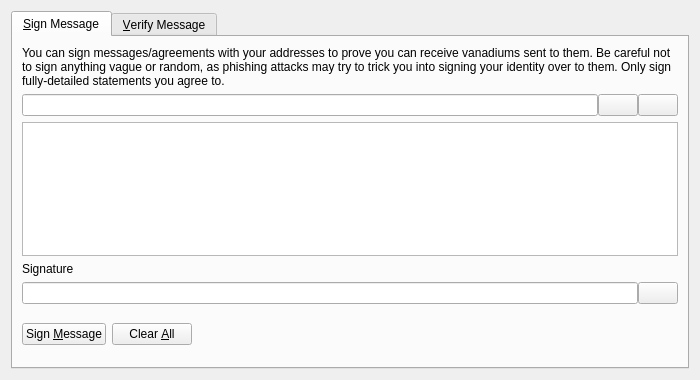
<?xml version="1.0" encoding="UTF-8"?>
<ui version="4.0">
 <class>SignVerifyMessageDialog</class>
 <widget class="QDialog" name="SignVerifyMessageDialog">
  <property name="geometry">
   <rect>
    <x>0</x>
    <y>0</y>
    <width>700</width>
    <height>380</height>
   </rect>
  </property>
  <property name="windowTitle">
   <string>Signatures - Sign / Verify a Message</string>
  </property>
  <property name="modal">
   <bool>true</bool>
  </property>
  <layout class="QVBoxLayout" name="verticalLayout">
   <item>
    <widget class="QTabWidget" name="tabWidget">
     <property name="currentIndex">
      <number>0</number>
     </property>
     <widget class="QWidget" name="tabSignMessage">
      <attribute name="title">
       <string>&amp;Sign Message</string>
      </attribute>
      <layout class="QVBoxLayout" name="verticalLayout_SM">
       <item>
        <widget class="QLabel" name="infoLabel_SM">
         <property name="text">
          <string>You can sign messages/agreements with your addresses to prove you can receive vanadiums sent to them. Be careful not to sign anything vague or random, as phishing attacks may try to trick you into signing your identity over to them. Only sign fully-detailed statements you agree to.</string>
         </property>
         <property name="textFormat">
          <enum>Qt::PlainText</enum>
         </property>
         <property name="wordWrap">
          <bool>true</bool>
         </property>
        </widget>
       </item>
       <item>
        <layout class="QHBoxLayout" name="horizontalLayout_1_SM">
         <property name="spacing">
          <number>0</number>
         </property>
         <item>
          <widget class="QValidatedLineEdit" name="addressIn_SM">
           <property name="toolTip">
            <string>The Vanadium address to sign the message with</string>
           </property>
          </widget>
         </item>
         <item>
          <widget class="QPushButton" name="addressBookButton_SM">
           <property name="toolTip">
            <string>Choose previously used address</string>
           </property>
           <property name="text">
            <string/>
           </property>
           <property name="icon">
            <iconset resource="../bitcoin.qrc">
             <normaloff>:/icons/address-book</normaloff>:/icons/address-book</iconset>
           </property>
           <property name="shortcut">
            <string>Alt+A</string>
           </property>
           <property name="autoDefault">
            <bool>false</bool>
           </property>
          </widget>
         </item>
         <item>
          <widget class="QPushButton" name="pasteButton_SM">
           <property name="toolTip">
            <string>Paste address from clipboard</string>
           </property>
           <property name="text">
            <string/>
           </property>
           <property name="icon">
            <iconset resource="../bitcoin.qrc">
             <normaloff>:/icons/editpaste</normaloff>:/icons/editpaste</iconset>
           </property>
           <property name="shortcut">
            <string>Alt+P</string>
           </property>
           <property name="autoDefault">
            <bool>false</bool>
           </property>
          </widget>
         </item>
        </layout>
       </item>
       <item>
        <widget class="QPlainTextEdit" name="messageIn_SM">
         <property name="toolTip">
          <string>Enter the message you want to sign here</string>
         </property>
        </widget>
       </item>
       <item>
        <widget class="QLabel" name="signatureLabel_SM">
         <property name="text">
          <string>Signature</string>
         </property>
         <property name="textFormat">
          <enum>Qt::PlainText</enum>
         </property>
        </widget>
       </item>
       <item>
        <layout class="QHBoxLayout" name="horizontalLayout_2_SM">
         <property name="spacing">
          <number>0</number>
         </property>
         <item>
          <widget class="QLineEdit" name="signatureOut_SM">
           <property name="font">
            <font>
             <italic>true</italic>
            </font>
           </property>
           <property name="readOnly">
            <bool>true</bool>
           </property>
          </widget>
         </item>
         <item>
          <widget class="QPushButton" name="copySignatureButton_SM">
           <property name="toolTip">
            <string>Copy the current signature to the system clipboard</string>
           </property>
           <property name="text">
            <string/>
           </property>
           <property name="icon">
            <iconset resource="../bitcoin.qrc">
             <normaloff>:/icons/editcopy</normaloff>:/icons/editcopy</iconset>
           </property>
           <property name="autoDefault">
            <bool>false</bool>
           </property>
          </widget>
         </item>
        </layout>
       </item>
       <item>
        <layout class="QHBoxLayout" name="horizontalLayout_3_SM">
         <item>
          <widget class="QPushButton" name="signMessageButton_SM">
           <property name="toolTip">
            <string>Sign the message to prove you own this Vanadium address</string>
           </property>
           <property name="text">
            <string>Sign &amp;Message</string>
           </property>
           <property name="icon">
            <iconset resource="../bitcoin.qrc">
             <normaloff>:/icons/edit</normaloff>:/icons/edit</iconset>
           </property>
           <property name="autoDefault">
            <bool>false</bool>
           </property>
          </widget>
         </item>
         <item>
          <widget class="QPushButton" name="clearButton_SM">
           <property name="toolTip">
            <string>Reset all sign message fields</string>
           </property>
           <property name="text">
            <string>Clear &amp;All</string>
           </property>
           <property name="icon">
            <iconset resource="../bitcoin.qrc">
             <normaloff>:/icons/remove</normaloff>:/icons/remove</iconset>
           </property>
           <property name="autoDefault">
            <bool>false</bool>
           </property>
          </widget>
         </item>
         <item>
          <spacer name="horizontalSpacer_1_SM">
           <property name="orientation">
            <enum>Qt::Horizontal</enum>
           </property>
           <property name="sizeHint" stdset="0">
            <size>
             <width>40</width>
             <height>48</height>
            </size>
           </property>
          </spacer>
         </item>
         <item>
          <widget class="QLabel" name="statusLabel_SM">
           <property name="font">
            <font>
             <weight>75</weight>
             <bold>true</bold>
            </font>
           </property>
           <property name="text">
            <string/>
           </property>
           <property name="wordWrap">
            <bool>true</bool>
           </property>
          </widget>
         </item>
         <item>
          <spacer name="horizontalSpacer_2_SM">
           <property name="orientation">
            <enum>Qt::Horizontal</enum>
           </property>
           <property name="sizeHint" stdset="0">
            <size>
             <width>40</width>
             <height>48</height>
            </size>
           </property>
          </spacer>
         </item>
        </layout>
       </item>
      </layout>
     </widget>
     <widget class="QWidget" name="tabVerifyMessage">
      <attribute name="title">
       <string>&amp;Verify Message</string>
      </attribute>
      <layout class="QVBoxLayout" name="verticalLayout_VM">
       <item>
        <widget class="QLabel" name="infoLabel_VM">
         <property name="text">
          <string>Enter the receiver's address, message (ensure you copy line breaks, spaces, tabs, etc. exactly) and signature below to verify the message. Be careful not to read more into the signature than what is in the signed message itself, to avoid being tricked by a man-in-the-middle attack. Note that this only proves the signing party receives with the address, it cannot prove sendership of any transaction!</string>
         </property>
         <property name="textFormat">
          <enum>Qt::PlainText</enum>
         </property>
         <property name="alignment">
          <set>Qt::AlignLeading|Qt::AlignLeft|Qt::AlignTop</set>
         </property>
         <property name="wordWrap">
          <bool>true</bool>
         </property>
        </widget>
       </item>
       <item>
        <layout class="QHBoxLayout" name="horizontalLayout_1_VM">
         <property name="spacing">
          <number>0</number>
         </property>
         <item>
          <widget class="QValidatedLineEdit" name="addressIn_VM">
           <property name="toolTip">
            <string>The Vanadium address the message was signed with</string>
           </property>
          </widget>
         </item>
         <item>
          <widget class="QPushButton" name="addressBookButton_VM">
           <property name="toolTip">
            <string>Choose previously used address</string>
           </property>
           <property name="text">
            <string/>
           </property>
           <property name="icon">
            <iconset resource="../bitcoin.qrc">
             <normaloff>:/icons/address-book</normaloff>:/icons/address-book</iconset>
           </property>
           <property name="shortcut">
            <string>Alt+A</string>
           </property>
           <property name="autoDefault">
            <bool>false</bool>
           </property>
          </widget>
         </item>
        </layout>
       </item>
       <item>
        <widget class="QPlainTextEdit" name="messageIn_VM"/>
       </item>
       <item>
        <widget class="QValidatedLineEdit" name="signatureIn_VM"/>
       </item>
       <item>
        <layout class="QHBoxLayout" name="horizontalLayout_2_VM">
         <item>
          <widget class="QPushButton" name="verifyMessageButton_VM">
           <property name="toolTip">
            <string>Verify the message to ensure it was signed with the specified Vanadium address</string>
           </property>
           <property name="text">
            <string>Verify &amp;Message</string>
           </property>
           <property name="icon">
            <iconset resource="../bitcoin.qrc">
             <normaloff>:/icons/transaction_0</normaloff>:/icons/transaction_0</iconset>
           </property>
           <property name="autoDefault">
            <bool>false</bool>
           </property>
          </widget>
         </item>
         <item>
          <widget class="QPushButton" name="clearButton_VM">
           <property name="toolTip">
            <string>Reset all verify message fields</string>
           </property>
           <property name="text">
            <string>Clear &amp;All</string>
           </property>
           <property name="icon">
            <iconset resource="../bitcoin.qrc">
             <normaloff>:/icons/remove</normaloff>:/icons/remove</iconset>
           </property>
           <property name="autoDefault">
            <bool>false</bool>
           </property>
          </widget>
         </item>
         <item>
          <spacer name="horizontalSpacer_1_VM">
           <property name="orientation">
            <enum>Qt::Horizontal</enum>
           </property>
           <property name="sizeHint" stdset="0">
            <size>
             <width>40</width>
             <height>48</height>
            </size>
           </property>
          </spacer>
         </item>
         <item>
          <widget class="QLabel" name="statusLabel_VM">
           <property name="font">
            <font>
             <weight>75</weight>
             <bold>true</bold>
            </font>
           </property>
           <property name="text">
            <string/>
           </property>
           <property name="wordWrap">
            <bool>true</bool>
           </property>
          </widget>
         </item>
         <item>
          <spacer name="horizontalSpacer_2_VM">
           <property name="orientation">
            <enum>Qt::Horizontal</enum>
           </property>
           <property name="sizeHint" stdset="0">
            <size>
             <width>40</width>
             <height>48</height>
            </size>
           </property>
          </spacer>
         </item>
        </layout>
       </item>
      </layout>
     </widget>
    </widget>
   </item>
  </layout>
 </widget>
 <customwidgets>
  <customwidget>
   <class>QValidatedLineEdit</class>
   <extends>QLineEdit</extends>
   <header>qt/qvalidatedlineedit.h</header>
  </customwidget>
 </customwidgets>
 <resources>
  <include location="../bitcoin.qrc"/>
 </resources>
 <connections/>
</ui>
